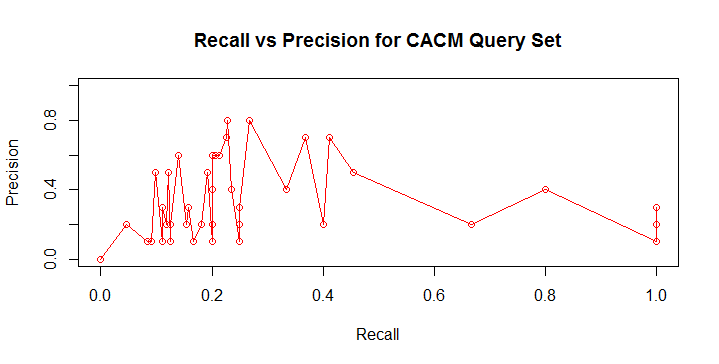

Source code (R):
recall <- read.csv("Recall.csv", header = TRUE)
precision <- read.csv("Precision.csv", header = TRUE)

plot(recall$Recall,recall$Value,type = "o",col = "red", xlab = "Recall", ylab = "Precision", 
     main = "Recall vs Precision for CACM Query Set",  ylim=c(0,1), xlim = c(0,1))
